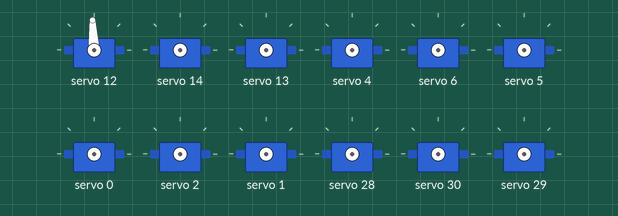
A sketch run on a simulated Arduino Uno, built with avr-gcc and run on an emulated ATmega328P. Parts: 12 × servo.

Above: at 0.05 s.
At 5.25 s:
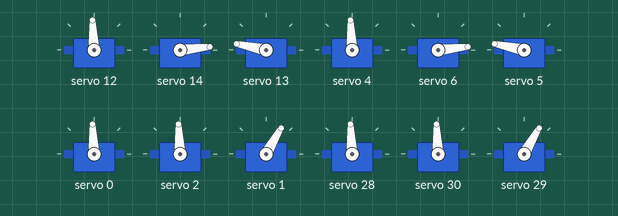
At 5.35 s:
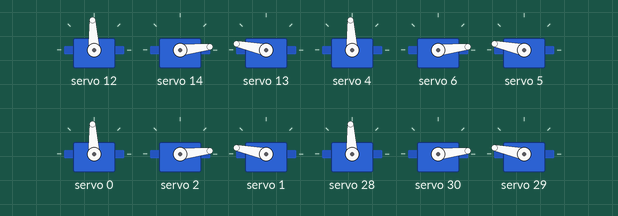
Timing chart, 0 to 7.0 s (numbered marks = the images above):
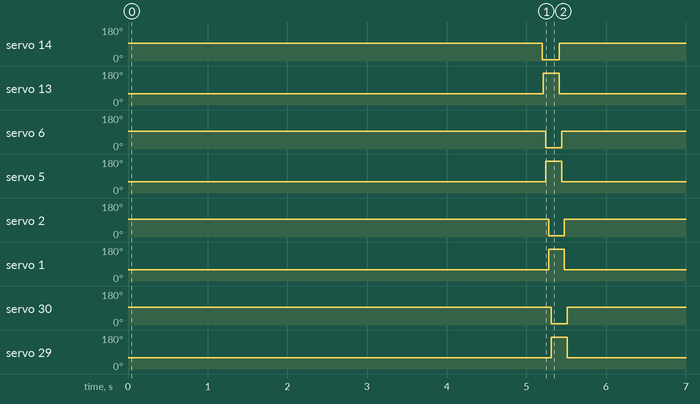

Measured:
- by itself, servo 14: alternates 93° for 5.2 s and 6° for 0.21 s
- by itself, servo 13, servo 5, servo 1, servo 29: alternates 168° for 0.20 s and 60° for 5.2 s
- by itself, servo 6, servo 2, servo 30: alternates 93° for 5.2 s and 6° for 0.20 s

The sketch:

Amp_test.ino
```cpp
/* Amp test
Project: O.D.R.I.N v2.0
Start date: 13 July 2022
Info:

The Amp test script will make O.D.R.I.N perform a set of bench presses
while tethered to a power supply which will display the total current O.D.R.I.N
requires to funcion properly.

Made by Nathan-Busse.
*/

// The code

// Calling Libraries

#include <Adafruit_PWMServoDriver.h>
#include <Wire.h>

// Declaring pins

// Channel definitions


//Left (Board 1)
/*
-------
Leg A
-------
*/
#define coxa_A 12
#define femur_A 13
#define tibia_A 14

/*
-------
Leg B
-------
*/
#define coxa_B 4
#define femur_B 5
#define tibia_B 6

/*
-------
Leg C
-------
*/
#define coxa_C 0
#define femur_C 1
#define tibia_C 2


//Right (Board 2)
/*
-------
Leg D
-------
*/
#define coxa_D 12
#define femur_D 13
#define tibia_D 14

/*
-------
Leg E
-------
*/
#define coxa_E 4
#define femur_E 5
#define tibia_E 6

/*
-------
Leg F
-------
*/
#define coxa_F 0
#define femur_F 1
#define tibia_F 2

// Declaring position values

#define config 90  // Set all joints excluding Tibia to 90 degrees.
//#define tibia 45   // Degree for Tibia
#define down 60      // Min degree for Femur
#define up 160       // Max degree for Femur
#define tib_down 10  // Min degree for Tibia
#define tib_up 90   // Max degree for Tibia


//Min and Max pulse values

#define MIN_PULSE_WIDTH 500
#define MAX_PULSE_WIDTH 2500
#define DEFAULT_PULSE_WIDTH 1500
#define FREQUENCY 50

int degrees;

// Millis declarations
#define hold 10
#define pause 5000
/*
unsigned long begin;  //some global variables available anywhere in the program
unsigned long current;
const unsigned long wait = 1000;  //the value is a number of milliseconds
*/
// Address definitions for servo controllers

Adafruit_PWMServoDriver left = Adafruit_PWMServoDriver(0x40);
Adafruit_PWMServoDriver right = Adafruit_PWMServoDriver(0x41);


void setup() {
  // put your setup code here, to run once:

  left.begin();
  left.setPWMFreq(FREQUENCY);  // Analog servos run at ~60 Hz updates

  right.begin();
  right.setPWMFreq(FREQUENCY);  // Analog servos run at ~60 Hz updates

  // begin = millis();
}

void loop() {
  // put your main code here, to run repeatedly:
  //current = millis();  // Get current time in milliseconds
  //--------------------------------------------------------------------
  // RISE
  //--------------------------------------------------------------------

   left.setPWM(coxa_A, 0, pulseWidth(config));  // A

  delay(hold);


  left.setPWM(tibia_A, 0, pulseWidth(tib_up));  // A
  delay(hold);
  // begin = current;


  left.setPWM(femur_A, 0, pulseWidth(down));  // A
  //begin = current;
  delay(hold);

  // LEg 2

  //if (current - begin >= wait) {
  left.setPWM(coxa_B, 0, pulseWidth(config));  // B
  //begin = current;
  delay(hold);

  //if (current - begin >= wait) {
  left.setPWM(tibia_B, 0, pulseWidth(tib_up));  // B
  delay(hold);
  // begin = current;

  //if (current - begin >= wait) {
  left.setPWM(femur_B, 0, pulseWidth(down));  // B
  //begin = current;
  delay(hold);

  //if (current - begin >= wait) {
  left.setPWM(coxa_C, 0, pulseWidth(config));  // C
  //begin = current;
  delay(hold);

  //if (current - begin >= wait) {
  left.setPWM(tibia_C, 0, pulseWidth(tib_up));  // C
  delay(hold);
  // begin = current;

  //if (current - begin >= wait) {
  left.setPWM(femur_C, 0, pulseWidth(down));  // C
  //begin = current;
  delay(hold);


  right.setPWM(coxa_D, 0, pulseWidth(config));  // D

  delay(hold);


  right.setPWM(tibia_D, 0, pulseWidth(tib_up));  // D
  delay(hold);
  // begin = current;


  right.setPWM(femur_D, 0, pulseWidth(down));  // D
  //begin = current;
  delay(hold);

  // LEg 2

  //if (current - begin >= wait) {
  right.setPWM(coxa_E, 0, pulseWidth(config));  // E
  //begin = current;
  delay(hold);

  //if (current - begin >= wait) {
  right.setPWM(tibia_E, 0, pulseWidth(tib_up));  // E
  delay(hold);
  // begin = current;

  //if (current - begin >= wait) {
  right.setPWM(femur_E, 0, pulseWidth(down));  // E
  //begin = current;
  delay(hold);

  //if (current - begin >= wait) {
  right.setPWM(coxa_F, 0, pulseWidth(config));  // F
  //begin = current;
  delay(hold);

  //if (current - begin >= wait) {
  right.setPWM(tibia_F, 0, pulseWidth(tib_up));  // F
  delay(hold);
  // begin = current;

  //if (current - begin >= wait) {
  right.setPWM(femur_F, 0, pulseWidth(down));  // F
  //begin = current;


delay(pause);


//--------------------------------------------------------------------
  // LOWER
  //--------------------------------------------------------------------


  left.setPWM(coxa_A, 0, pulseWidth(config));  // A

  delay(hold);


  left.setPWM(tibia_A, 0, pulseWidth(tib_down));  // A
  delay(hold);
  // begin = current;


  left.setPWM(femur_A, 0, pulseWidth(up));  // A
  //begin = current;
  delay(hold);

  // LEg 2

  //if (current - begin >= wait) {
  left.setPWM(coxa_B, 0, pulseWidth(config));  // B
  //begin = current;
  delay(hold);

  //if (current - begin >= wait) {
  left.setPWM(tibia_B, 0, pulseWidth(tib_down));  // B
  delay(hold);
  // begin = current;

  //if (current - begin >= wait) {
  left.setPWM(femur_B, 0, pulseWidth(up));  // B
  //begin = current;
  delay(hold);

  //if (current - begin >= wait) {
  left.setPWM(coxa_C, 0, pulseWidth(config));  // C
  //begin = current;
  delay(hold);

  //if (current - begin >= wait) {
  left.setPWM(tibia_C, 0, pulseWidth(tib_down));  // C
  delay(hold);
  // begin = current;

  //if (current - begin >= wait) {
  left.setPWM(femur_C, 0, pulseWidth(up));  // C
  //begin = current;
  delay(hold);

  right.setPWM(coxa_D, 0, pulseWidth(config));  // D

  delay(hold);


  right.setPWM(tibia_D, 0, pulseWidth(tib_down));  // D
  delay(hold);
  // begin = current;


  right.setPWM(femur_D, 0, pulseWidth(up));  // D
  //begin = current;
  delay(hold);

  // LEg 2

  //if (current - begin >= wait) {
  right.setPWM(coxa_E, 0, pulseWidth(config));  // E
  //begin = current;
  delay(hold);

  //if (current - begin >= wait) {
  right.setPWM(tibia_E, 0, pulseWidth(tib_down));  // E
  delay(hold);
  // begin = current;

  //if (current - begin >= wait) {
  right.setPWM(femur_E, 0, pulseWidth(up));  // E
  //begin = current;
  delay(hold);

  //if (current - begin >= wait) {
  right.setPWM(coxa_F, 0, pulseWidth(config));  // F
  //begin = current;
  delay(hold);

  //if (current - begin >= wait) {
  right.setPWM(tibia_F, 0, pulseWidth(tib_down));  // F
  delay(hold);
  // begin = current;

  //if (current - begin >= wait) {
  right.setPWM(femur_F, 0, pulseWidth(up));  // F
  //begin = current;
  delay(hold);


}

// Pulsewidth declaration

int pulseWidth(int angle) {
  int pulse_wide, analog_value;
  pulse_wide = map(angle, 0, 180, MIN_PULSE_WIDTH, MAX_PULSE_WIDTH);
  analog_value = int(float(pulse_wide) / 1000000 * FREQUENCY * 4096);
  Serial.println(analog_value);
  return analog_value;
}
```
